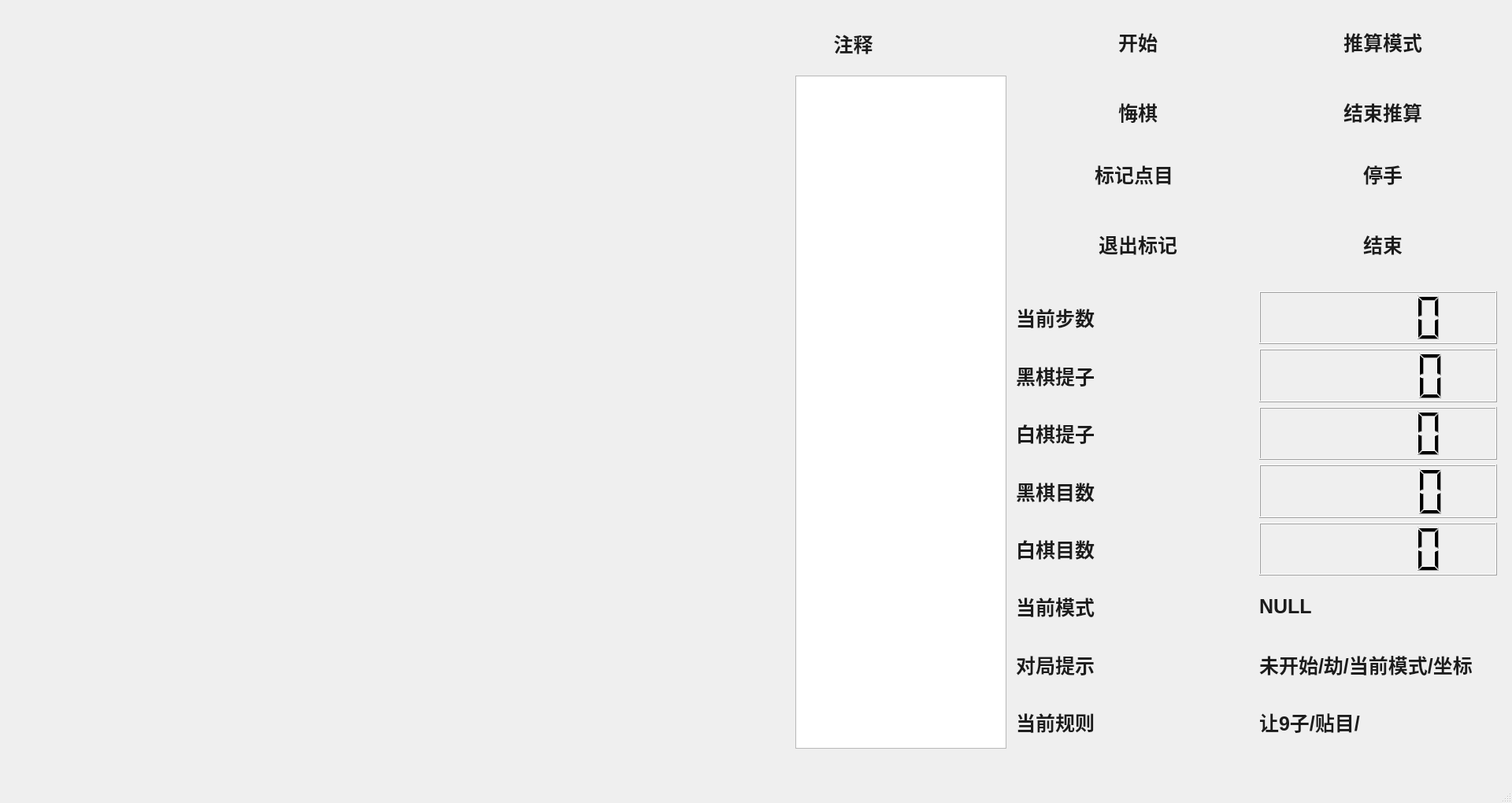
<?xml version="1.0" encoding="UTF-8"?>
<ui version="4.0">
 <class>boardContainorWindow</class>
 <widget class="QMainWindow" name="boardContainorWindow">
  <property name="geometry">
   <rect>
    <x>0</x>
    <y>0</y>
    <width>1920</width>
    <height>1020</height>
   </rect>
  </property>
  <property name="windowTitle">
   <string>MainWindow</string>
  </property>
  <widget class="QWidget" name="centralwidget">
   <widget class="QWidget" name="layoutWidget">
    <property name="geometry">
     <rect>
      <x>1290</x>
      <y>370</y>
      <width>611</width>
      <height>581</height>
     </rect>
    </property>
    <layout class="QGridLayout" name="gridLayout_2">
     <item row="5" column="0">
      <widget class="QLabel" name="label_2">
       <property name="styleSheet">
        <string notr="true">QLabel {
	font: 9pt &quot;楷体&quot;;
    border-radius: 4px; 
    border: none; 
    width: 35px; 
    height: 35px; 
    color: rgb(28, 28, 28);
    font: bold 25px;
}


QWidget { 
    border: 1px solid &quot;#778899F&quot;; 
    background-color: &quot;#C1CDCD&quot;; 
}
</string>
       </property>
       <property name="text">
        <string>当前模式</string>
       </property>
      </widget>
     </item>
     <item row="3" column="1">
      <widget class="QLCDNumber" name="lcdBlackMu">
       <property name="styleSheet">
        <string notr="true">QWidget { 
    border: 1px solid &quot;#778899F&quot;; 
    background-color: &quot;#E8E8E8&quot;; 
}
</string>
       </property>
      </widget>
     </item>
     <item row="4" column="0">
      <widget class="QLabel" name="label_19">
       <property name="styleSheet">
        <string notr="true">QLabel {
	font: 9pt &quot;楷体&quot;;
    border-radius: 4px; 
    border: none; 
    width: 35px; 
    height: 35px; 
    color: rgb(28, 28, 28);
    font: bold 25px;
}


QWidget { 
    border: 1px solid &quot;#778899F&quot;; 
    background-color: &quot;#C1CDCD&quot;; 
}
</string>
       </property>
       <property name="text">
        <string>白棋目数</string>
       </property>
      </widget>
     </item>
     <item row="5" column="1">
      <widget class="QLabel" name="labelCurModel">
       <property name="styleSheet">
        <string notr="true">QLabel {
	font: 9pt &quot;楷体&quot;;
    border-radius: 4px; 
    border: none; 
    width: 35px; 
    height: 35px; 
    color: rgb(28, 28, 28);
    font: bold 25px;
}


QWidget { 
    border: 1px solid &quot;#778899F&quot;; 
    background-color: &quot;#E8E8E8&quot;; 
}
</string>
       </property>
       <property name="text">
        <string>NULL</string>
       </property>
      </widget>
     </item>
     <item row="0" column="1">
      <widget class="QLCDNumber" name="lcdCurTotalStep">
       <property name="styleSheet">
        <string notr="true">QWidget { 
    border: 1px solid &quot;#778899F&quot;; 
    background-color: &quot;#E8E8E8&quot;; 
}
</string>
       </property>
       <property name="digitCount">
        <number>5</number>
       </property>
       <property name="value" stdset="0">
        <double>0.000000000000000</double>
       </property>
       <property name="intValue" stdset="0">
        <number>0</number>
       </property>
      </widget>
     </item>
     <item row="4" column="1">
      <widget class="QLCDNumber" name="lcdWhiteMu">
       <property name="styleSheet">
        <string notr="true">QWidget { 
    border: 1px solid &quot;#778899F&quot;; 
    background-color: &quot;#E8E8E8&quot;; 
}
</string>
       </property>
      </widget>
     </item>
     <item row="0" column="0">
      <widget class="QLabel" name="label">
       <property name="styleSheet">
        <string notr="true">QLabel {
	font: 9pt &quot;楷体&quot;;
    border-radius: 4px; 
    border: none; 
    width: 35px; 
    height: 35px; 
    color: rgb(28, 28, 28);
    font: bold 25px;
}


QWidget { 
    border: 1px solid &quot;#778899F&quot;; 
    background-color: &quot;#C1CDCD&quot;; 
}
</string>
       </property>
       <property name="text">
        <string>当前步数</string>
       </property>
      </widget>
     </item>
     <item row="1" column="1">
      <widget class="QLCDNumber" name="lcdBlackTizi">
       <property name="styleSheet">
        <string notr="true">QWidget { 
    border: 1px solid &quot;#778899F&quot;; 
    background-color: &quot;#E8E8E8&quot;; 
}
</string>
       </property>
      </widget>
     </item>
     <item row="2" column="1">
      <widget class="QLCDNumber" name="lcdWhiteTizi">
       <property name="styleSheet">
        <string notr="true">QWidget { 
    border: 1px solid &quot;#778899F&quot;; 
    background-color: &quot;#E8E8E8&quot;; 
}
</string>
       </property>
      </widget>
     </item>
     <item row="7" column="0">
      <widget class="QLabel" name="label_8">
       <property name="styleSheet">
        <string notr="true">QLabel {
	font: 9pt &quot;楷体&quot;;
    border-radius: 4px; 
    border: none; 
    width: 35px; 
    height: 35px; 
    color: rgb(28, 28, 28);
    font: bold 25px;
}


QWidget { 
    border: 1px solid &quot;#778899F&quot;; 
    background-color: &quot;#C1CDCD&quot;; 
}
</string>
       </property>
       <property name="text">
        <string>当前规则</string>
       </property>
      </widget>
     </item>
     <item row="3" column="0">
      <widget class="QLabel" name="label_20">
       <property name="styleSheet">
        <string notr="true">QLabel {
	font: 9pt &quot;楷体&quot;;
    border-radius: 4px; 
    border: none; 
    width: 35px; 
    height: 35px; 
    color: rgb(28, 28, 28);
    font: bold 25px;
}


QWidget { 
    border: 1px solid &quot;#778899F&quot;; 
    background-color: &quot;#C1CDCD&quot;; 
}
</string>
       </property>
       <property name="text">
        <string>黑棋目数</string>
       </property>
      </widget>
     </item>
     <item row="7" column="1">
      <widget class="QLabel" name="labelGuize">
       <property name="styleSheet">
        <string notr="true">QLabel {
	font: 9pt &quot;楷体&quot;;
    border-radius: 4px; 
    border: none; 
    width: 35px; 
    height: 35px; 
    color: rgb(28, 28, 28);
    font: bold 25px;
}


QWidget { 
    border: 1px solid &quot;#778899F&quot;; 
    background-color: &quot;#E8E8E8&quot;; 
}
</string>
       </property>
       <property name="text">
        <string>让9子/贴目/</string>
       </property>
      </widget>
     </item>
     <item row="6" column="1">
      <widget class="QLabel" name="labelTip">
       <property name="styleSheet">
        <string notr="true">QLabel {
	font: 9pt &quot;楷体&quot;;
    border-radius: 4px; 
    border: none; 
    width: 35px; 
    height: 35px; 
    color: rgb(28, 28, 28);
    font: bold 25px;
}


QWidget { 
    border: 1px solid &quot;#778899F&quot;; 
    background-color: &quot;#E8E8E8&quot;; 
}
</string>
       </property>
       <property name="text">
        <string>未开始/劫/当前模式/坐标</string>
       </property>
      </widget>
     </item>
     <item row="6" column="0">
      <widget class="QLabel" name="label_6">
       <property name="styleSheet">
        <string notr="true">QLabel {
	font: 9pt &quot;楷体&quot;;
    border-radius: 4px; 
    border: none; 
    width: 35px; 
    height: 35px; 
    color: rgb(28, 28, 28);
    font: bold 25px;
}


QWidget { 
    border: 1px solid &quot;#778899F&quot;; 
    background-color: &quot;#C1CDCD&quot;; 
}
</string>
       </property>
       <property name="text">
        <string>对局提示</string>
       </property>
      </widget>
     </item>
     <item row="2" column="0">
      <widget class="QLabel" name="label_3">
       <property name="styleSheet">
        <string notr="true">QLabel {
	font: 9pt &quot;楷体&quot;;
    border-radius: 4px; 
    border: none; 
    width: 35px; 
    height: 35px; 
    color: rgb(28, 28, 28);
    font: bold 25px;
}


QWidget { 
    border: 1px solid &quot;#778899F&quot;; 
    background-color: &quot;#C1CDCD&quot;; 
}
</string>
       </property>
       <property name="text">
        <string>白棋提子</string>
       </property>
      </widget>
     </item>
     <item row="1" column="0">
      <widget class="QLabel" name="label_4">
       <property name="styleSheet">
        <string notr="true">QLabel {
	font: 9pt &quot;楷体&quot;;
    border-radius: 4px; 
    border: none; 
    width: 35px; 
    height: 35px; 
    color: rgb(28, 28, 28);
    font: bold 25px;
}


QWidget { 
    border: 1px solid &quot;#778899F&quot;; 
    background-color: &quot;#C1CDCD&quot;; 
}
</string>
       </property>
       <property name="text">
        <string>黑棋提子</string>
       </property>
      </widget>
     </item>
    </layout>
   </widget>
   <widget class="QWidget" name="layoutWidget">
    <property name="geometry">
     <rect>
      <x>1010</x>
      <y>20</y>
      <width>268</width>
      <height>931</height>
     </rect>
    </property>
    <layout class="QVBoxLayout" name="verticalLayout">
     <item>
      <widget class="QLabel" name="label_21">
       <property name="minimumSize">
        <size>
         <width>0</width>
         <height>70</height>
        </size>
       </property>
       <property name="maximumSize">
        <size>
         <width>16777215</width>
         <height>70</height>
        </size>
       </property>
       <property name="styleSheet">
        <string notr="true">QLabel {
	font: 9pt &quot;楷体&quot;;
    border-radius: 4px; 
    border: none; 
    width: 35px; 
    height: 35px; 
    color: rgb(28, 28, 28);
    font: bold 25px;
}


QWidget { 
    border: 1px solid &quot;#778899F&quot;; 
    background-color: &quot;#C1CDCD&quot;; 
}
</string>
       </property>
       <property name="text">
        <string>       注释</string>
       </property>
      </widget>
     </item>
     <item>
      <widget class="QTextEdit" name="textEdit">
       <property name="styleSheet">
        <string notr="true">font: 20pt &quot;新宋体&quot;;</string>
       </property>
       <property name="html">
        <string>&lt;!DOCTYPE HTML PUBLIC &quot;-//W3C//DTD HTML 4.0//EN&quot; &quot;http://www.w3.org/TR/REC-html40/strict.dtd&quot;&gt;
&lt;html&gt;&lt;head&gt;&lt;meta name=&quot;qrichtext&quot; content=&quot;1&quot; /&gt;&lt;style type=&quot;text/css&quot;&gt;
p, li { white-space: pre-wrap; }
&lt;/style&gt;&lt;/head&gt;&lt;body style=&quot; font-family:'新宋体'; font-size:20pt; font-weight:400; font-style:normal;&quot;&gt;
&lt;p style=&quot;-qt-paragraph-type:empty; margin-top:0px; margin-bottom:0px; margin-left:0px; margin-right:0px; -qt-block-indent:0; text-indent:0px;&quot;&gt;&lt;br /&gt;&lt;/p&gt;&lt;/body&gt;&lt;/html&gt;</string>
       </property>
      </widget>
     </item>
    </layout>
   </widget>
   <widget class="QWidget" name="layoutWidget">
    <property name="geometry">
     <rect>
      <x>1290</x>
      <y>0</y>
      <width>616</width>
      <height>363</height>
     </rect>
    </property>
    <layout class="QGridLayout" name="gridLayout">
     <item row="0" column="0" colspan="2">
      <spacer name="verticalSpacer_7">
       <property name="orientation">
        <enum>Qt::Vertical</enum>
       </property>
       <property name="sizeHint" stdset="0">
        <size>
         <width>152</width>
         <height>13</height>
        </size>
       </property>
      </spacer>
     </item>
     <item row="0" column="2">
      <spacer name="verticalSpacer_8">
       <property name="orientation">
        <enum>Qt::Vertical</enum>
       </property>
       <property name="sizeHint" stdset="0">
        <size>
         <width>152</width>
         <height>13</height>
        </size>
       </property>
      </spacer>
     </item>
     <item row="1" column="0" colspan="2">
      <widget class="QPushButton" name="btnStart">
       <property name="minimumSize">
        <size>
         <width>300</width>
         <height>60</height>
        </size>
       </property>
       <property name="styleSheet">
        <string notr="true">QPushButton {
	font: 9pt &quot;华文行楷&quot;;
	font: 9pt &quot;隶书&quot;;
    border-radius: 4px; 
    border: none; 
    width: 35px; 
    height: 35px; 
    color: rgb(28, 28, 28);
    font: bold 25px;
}

QPushButton:hover { 
    background: rgb(150, 150, 150); 
}
QPushButton:pressed{ 
    background: rgb(185, 185, 185); 
}

QWidget { 
    border: 1px solid &quot;#4F4F4F&quot;; 
    background-color: &quot;#EEE5DE&quot;; 
}
</string>
       </property>
       <property name="text">
        <string>开始</string>
       </property>
      </widget>
     </item>
     <item row="1" column="2">
      <widget class="QPushButton" name="btnDeducation">
       <property name="minimumSize">
        <size>
         <width>300</width>
         <height>60</height>
        </size>
       </property>
       <property name="styleSheet">
        <string notr="true">QPushButton {
	font: 9pt &quot;华文行楷&quot;;
	font: 9pt &quot;隶书&quot;;
    border-radius: 4px; 
    border: none; 
    width: 35px; 
    height: 35px; 
    color: rgb(28, 28, 28);
    font: bold 25px;
}

QPushButton:hover { 
    background: rgb(150, 150, 150); 
}
QPushButton:pressed{ 
    background: rgb(185, 185, 185); 
}

QWidget { 
    border: 1px solid &quot;#4F4F4F&quot;; 
    background-color: &quot;#EEE5DE&quot;; 
}
</string>
       </property>
       <property name="text">
        <string>推算模式</string>
       </property>
      </widget>
     </item>
     <item row="2" column="0" colspan="2">
      <spacer name="verticalSpacer_5">
       <property name="orientation">
        <enum>Qt::Vertical</enum>
       </property>
       <property name="sizeHint" stdset="0">
        <size>
         <width>152</width>
         <height>13</height>
        </size>
       </property>
      </spacer>
     </item>
     <item row="2" column="2">
      <spacer name="verticalSpacer_6">
       <property name="orientation">
        <enum>Qt::Vertical</enum>
       </property>
       <property name="sizeHint" stdset="0">
        <size>
         <width>152</width>
         <height>13</height>
        </size>
       </property>
      </spacer>
     </item>
     <item row="3" column="0" colspan="2">
      <widget class="QPushButton" name="btnHuiqi">
       <property name="minimumSize">
        <size>
         <width>300</width>
         <height>60</height>
        </size>
       </property>
       <property name="styleSheet">
        <string notr="true">QPushButton {
	font: 9pt &quot;华文行楷&quot;;
	font: 9pt &quot;隶书&quot;;
    border-radius: 4px; 
    border: none; 
    width: 35px; 
    height: 35px; 
    color: rgb(28, 28, 28);
    font: bold 25px;
}

QPushButton:hover { 
    background: rgb(150, 150, 150); 
}
QPushButton:pressed{ 
    background: rgb(185, 185, 185); 
}

QWidget { 
    border: 1px solid &quot;#4F4F4F&quot;; 
    background-color: &quot;#EEE5DE&quot;; 
}
</string>
       </property>
       <property name="text">
        <string>悔棋</string>
       </property>
      </widget>
     </item>
     <item row="3" column="2">
      <widget class="QPushButton" name="btnStopDeducation">
       <property name="minimumSize">
        <size>
         <width>300</width>
         <height>60</height>
        </size>
       </property>
       <property name="styleSheet">
        <string notr="true">QPushButton {
	font: 9pt &quot;华文行楷&quot;;
	font: 9pt &quot;隶书&quot;;
    border-radius: 4px; 
    border: none; 
    width: 35px; 
    height: 35px; 
    color: rgb(28, 28, 28);
    font: bold 25px;
}

QPushButton:hover { 
    background: rgb(150, 150, 150); 
}
QPushButton:pressed{ 
    background: rgb(185, 185, 185); 
}

QWidget { 
    border: 1px solid &quot;#4F4F4F&quot;; 
    background-color: &quot;#EEE5DE&quot;; 
}
</string>
       </property>
       <property name="text">
        <string>结束推算</string>
       </property>
      </widget>
     </item>
     <item row="4" column="0" rowspan="2" colspan="2">
      <spacer name="verticalSpacer_2">
       <property name="orientation">
        <enum>Qt::Vertical</enum>
       </property>
       <property name="sizeHint" stdset="0">
        <size>
         <width>152</width>
         <height>13</height>
        </size>
       </property>
      </spacer>
     </item>
     <item row="4" column="2" rowspan="2">
      <spacer name="verticalSpacer_3">
       <property name="orientation">
        <enum>Qt::Vertical</enum>
       </property>
       <property name="sizeHint" stdset="0">
        <size>
         <width>152</width>
         <height>13</height>
        </size>
       </property>
      </spacer>
     </item>
     <item row="6" column="2">
      <widget class="QPushButton" name="btnStop">
       <property name="minimumSize">
        <size>
         <width>300</width>
         <height>60</height>
        </size>
       </property>
       <property name="styleSheet">
        <string notr="true">QPushButton {
	font: 9pt &quot;华文行楷&quot;;
	font: 9pt &quot;隶书&quot;;
    border-radius: 4px; 
    border: none; 
    width: 35px; 
    height: 35px; 
    color: rgb(28, 28, 28);
    font: bold 25px;
}

QPushButton:hover { 
    background: rgb(150, 150, 150); 
}
QPushButton:pressed{ 
    background: rgb(185, 185, 185); 
}

QWidget { 
    border: 1px solid &quot;#4F4F4F&quot;; 
    background-color: &quot;#EEE5DE&quot;; 
}
</string>
       </property>
       <property name="text">
        <string>停手</string>
       </property>
      </widget>
     </item>
     <item row="7" column="0" colspan="2">
      <spacer name="verticalSpacer">
       <property name="orientation">
        <enum>Qt::Vertical</enum>
       </property>
       <property name="sizeHint" stdset="0">
        <size>
         <width>152</width>
         <height>13</height>
        </size>
       </property>
      </spacer>
     </item>
     <item row="7" column="2">
      <spacer name="verticalSpacer_4">
       <property name="orientation">
        <enum>Qt::Vertical</enum>
       </property>
       <property name="sizeHint" stdset="0">
        <size>
         <width>152</width>
         <height>13</height>
        </size>
       </property>
      </spacer>
     </item>
     <item row="8" column="0" colspan="2">
      <widget class="QPushButton" name="btnExitToSign">
       <property name="minimumSize">
        <size>
         <width>300</width>
         <height>60</height>
        </size>
       </property>
       <property name="styleSheet">
        <string notr="true">QPushButton {
	font: 9pt &quot;华文行楷&quot;;
	font: 9pt &quot;隶书&quot;;
    border-radius: 4px; 
    border: none; 
    width: 35px; 
    height: 35px; 
    color: rgb(28, 28, 28);
    font: bold 25px;
}

QPushButton:hover { 
    background: rgb(150, 150, 150); 
}
QPushButton:pressed{ 
    background: rgb(185, 185, 185); 
}

QWidget { 
    border: 1px solid &quot;#4F4F4F&quot;; 
    background-color: &quot;#EEE5DE&quot;; 
}
</string>
       </property>
       <property name="text">
        <string>退出标记</string>
       </property>
      </widget>
     </item>
     <item row="8" column="2">
      <widget class="QPushButton" name="btnClose">
       <property name="minimumSize">
        <size>
         <width>300</width>
         <height>60</height>
        </size>
       </property>
       <property name="styleSheet">
        <string notr="true">QPushButton {
	font: 9pt &quot;华文行楷&quot;;
	font: 9pt &quot;隶书&quot;;
    border-radius: 4px; 
    border: none; 
    width: 35px; 
    height: 35px; 
    color: rgb(28, 28, 28);
    font: bold 25px;
}

QPushButton:hover { 
    background: rgb(150, 150, 150); 
}
QPushButton:pressed{ 
    background: rgb(185, 185, 185); 
}

QWidget { 
    border: 1px solid &quot;#4F4F4F&quot;; 
    background-color: &quot;#EEE5DE&quot;; 
}
</string>
       </property>
       <property name="text">
        <string>结束</string>
       </property>
      </widget>
     </item>
     <item row="9" column="0" colspan="2">
      <spacer name="verticalSpacer_10">
       <property name="orientation">
        <enum>Qt::Vertical</enum>
       </property>
       <property name="sizeHint" stdset="0">
        <size>
         <width>152</width>
         <height>13</height>
        </size>
       </property>
      </spacer>
     </item>
     <item row="9" column="2">
      <spacer name="verticalSpacer_9">
       <property name="orientation">
        <enum>Qt::Vertical</enum>
       </property>
       <property name="sizeHint" stdset="0">
        <size>
         <width>152</width>
         <height>13</height>
        </size>
       </property>
      </spacer>
     </item>
     <item row="6" column="0">
      <widget class="QPushButton" name="btnToSign">
       <property name="minimumSize">
        <size>
         <width>300</width>
         <height>60</height>
        </size>
       </property>
       <property name="styleSheet">
        <string notr="true">QPushButton {
	font: 9pt &quot;华文行楷&quot;;
	font: 9pt &quot;隶书&quot;;
    border-radius: 4px; 
    border: none; 
    width: 35px; 
    height: 35px; 
    color: rgb(28, 28, 28);
    font: bold 25px;
}

QPushButton:hover { 
    background: rgb(150, 150, 150); 
}
QPushButton:pressed{ 
    background: rgb(185, 185, 185); 
}

QWidget { 
    border: 1px solid &quot;#4F4F4F&quot;; 
    background-color: &quot;#EEE5DE&quot;; 
}
</string>
       </property>
       <property name="text">
        <string>标记点目</string>
       </property>
      </widget>
     </item>
    </layout>
   </widget>
  </widget>
  <widget class="QMenuBar" name="menubar">
   <property name="geometry">
    <rect>
     <x>0</x>
     <y>0</y>
     <width>1920</width>
     <height>26</height>
    </rect>
   </property>
  </widget>
  <widget class="QStatusBar" name="statusbar"/>
 </widget>
 <resources/>
 <connections/>
</ui>
